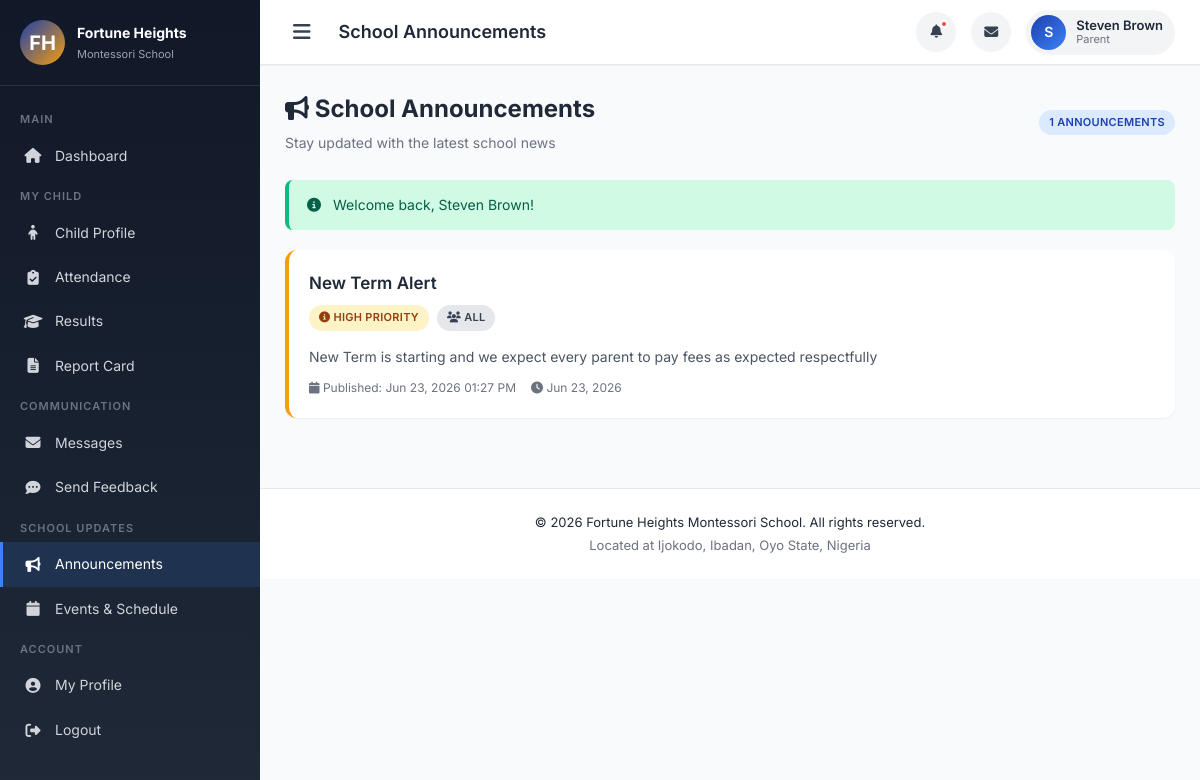
The page /public/index.php?page=announcements (signed in) on the database its author committed.
### tables this page shows
CREATE TABLE `announcements` (
  `id` int(11) NOT NULL,
  `title` varchar(255) NOT NULL,
  `content` text NOT NULL,
  `target_audience` enum('all','parents','teachers') DEFAULT 'all',
  `priority` enum('low','medium','high','urgent') DEFAULT 'medium',
  `status` enum('draft','published','scheduled') DEFAULT 'draft',
  `scheduled_at` datetime DEFAULT NULL,
  `published_at` datetime DEFAULT NULL,
  `created_by` int(11) NOT NULL,
  `created_at` timestamp NOT NULL DEFAULT current_timestamp()
);

### app/views/parent/announcements.php (the view, shortened to what this page needs)
<?php
require_once APP_PATH . '/views/layouts/header.php';
$db = db();
$stmt = $db->query("SELECT * FROM announcements
    WHERE status = 'published' AND target_audience IN ('all','parents')
    ORDER BY published_at DESC");
$stmt->execute();
$announcements = $stmt->fetchAll();
?>
<div class="dashboard-wrapper">
    <?php include APP_PATH . '/views/layouts/sidebar.php'; ?>
    <div class="main-content">
        <?php include APP_PATH . '/views/layouts/topbar.php'; ?>
        <div class="content-area">
            <div class="page-header">
                <div>
                    <h2><i class="fas fa-bullhorn"></i> School Announcements</h2>
                    <p>Stay updated with the latest school news</p>
                </div>
                <span class="badge badge-info"><?= count($announcements) ?> announcements</span>
            </div>
            <?php if (empty($announcements)): ?>
                <div class="card">
                    <div class="card-body">
                        <div class="empty-state">
                            <i class="fas fa-bullhorn"></i>
                            <h3>No Announcements</h3>
                            <p>Check back later for school updates</p>
                        </div>
                    </div>
                </div>
            <?php else: ?>
                <?php foreach ($announcements as $ann): ?>
                    <div class="announcement-card <?= e($ann['priority']) ?>">
                        <div class="announcement-header">
                            <div style="flex:1;">
                                <div class="announcement-title"><?= e($ann['title']) ?></div>
                                <div style="margin-top:8px;display:flex;gap:8px;flex-wrap:wrap;">
                                    <span class="badge badge-<?= $ann['priority'] === 'urgent' ? 'danger' : ($ann['priority'] === 'high' ? 'warning' : 'info') ?>">
                                        <i class="fas fa-<?= $ann['priority'] === 'urgent' ? 'exclamation-circle' : 'info-circle' ?>"></i>
                                        <?= e(ucfirst($ann['priority'])) ?> Priority
                                    </span>
                                    <span class="badge badge-secondary">
                                        <i class="fas fa-users"></i> <?= e(ucfirst($ann['target_audience'])) ?>
                                    </span>
                                </div>
                            </div>
                        </div>
                        <div class="announcement-content" style="margin-top:15px;">
                            <?= nl2br(e($ann['content'])) ?>
                        </div>
                        <div class="announcement-meta">
                            <span><i class="fas fa-calendar"></i> Published: <?= formatDateTime($ann['published_at']) ?></span>
                            <span><i class="fas fa-clock"></i> <?= timeAgo($ann['published_at']) ?></span>
                        </div>
                    </div>
                <?php endforeach; ?>
            <?php endif; ?>
        </div>
        <?php include APP_PATH . '/views/layouts/footer.php'; ?>

### public/assets/css/style.css (style rules this page uses)
:root { --primary: #1e40af; --primary-dark: #1e3a8a; --primary-light: #3b82f6; --secondary: #f59e0b; --secondary-dark: #d97706; --success: #10b981; --danger: #ef4444; --warning: #f59e0b; --info: #06b6d4; --dark: #1f2937; --gray-900: #111827; --gray-800: #1f2937; --gray-700: #374151; --gray-600: #4b5563; --gray-500: #6b7280; --gray-400: #9ca3af; --gray-300: #d1d5db; --gray-200: #e5e7eb; --gray-100: #f3f4f6; --gray-50: #f9fafb; --white: #ffffff; --sidebar-width: 260px; --topbar-height: 65px; --shadow-sm: 0 1px 2px rgba(0,0,0,0.05); --shadow: 0 4px 6px -1px rgba(0,0,0,0.1), 0 2px 4px -1px rgba(0,0,0,0.06); --shadow-lg: 0 10px 15px -3px rgba(0,0,0,0.1), 0 4px 6px -2px rgba(0,0,0,0.05); --radius-sm: 0.25rem; --radius: 0.5rem; --radius-lg: 0.75rem; --radius-xl: 1rem; --transition: all 0.3s ease; }
* { margin: 0; padding: 0; box-sizing: border-box; }
body { font-family: 'Inter', -apple-system, BlinkMacSystemFont, 'Segoe UI', Roboto, sans-serif; font-size: 14px; line-height: 1.6; color: var(--gray-800); background: var(--gray-50); overflow-x: hidden; }
.dashboard-wrapper { display: flex; min-height: 100vh; }
.main-content { flex: 1; margin-left: var(--sidebar-width); transition: var(--transition); min-width: 0; }
.content-area { padding: 25px; }
.page-header { display: flex; justify-content: space-between; align-items: center; margin-bottom: 25px; flex-wrap: wrap; gap: 15px; }
.page-header h2 { font-size: 24px; font-weight: 700; color: var(--gray-800); }
.page-header p { color: var(--gray-500); font-size: 14px; margin-top: 4px; }
.badge { display: inline-block; padding: 4px 10px; border-radius: 20px; font-size: 11px; font-weight: 600; text-transform: uppercase; letter-spacing: 0.3px; }
.badge-warning { background: #fef3c7; color: #92400e; }
.badge-info { background: #dbeafe; color: #1e40af; }
.badge-secondary { background: var(--gray-200); color: var(--gray-700); }
.announcement-card { background: var(--white); border-radius: var(--radius-lg); padding: 20px; margin-bottom: 15px; border-left: 4px solid var(--primary); box-shadow: var(--shadow-sm); transition: var(--transition); }
.announcement-card.high { border-left-color: var(--warning); }
.announcement-header { display: flex; justify-content: space-between; align-items: flex-start; margin-bottom: 10px; }
.announcement-title { font-size: 17px; font-weight: 600; color: var(--gray-800); margin-bottom: 5px; }
.announcement-meta { display: flex; gap: 15px; font-size: 12px; color: var(--gray-500); margin-top: 10px; }
.announcement-content { color: var(--gray-600); line-height: 1.6; }

### rows shown on the page
announcements: title "New Term Alert", priority "HIGH", target_audience "ALL", content "New Term is starting and we expect every parent to pay fees as expected respectfully", published_at "Jun 23, 2026 01:27 PM", published_at "Jun 23, 2026"

### other values the page prints
$pageTitle "School Announcements"
substr(Auth::name(), 0, 1) "S"
Auth::name() "Steven Brown"
Auth::role() "Parent"
count($announcements) "1"
$message "Welcome back, Steven Brown!"
SCHOOL_NAME "Fortune Heights Montessori School"
SCHOOL_ADDRESS "Ijokodo, Ibadan, Oyo State, Nigeria"
